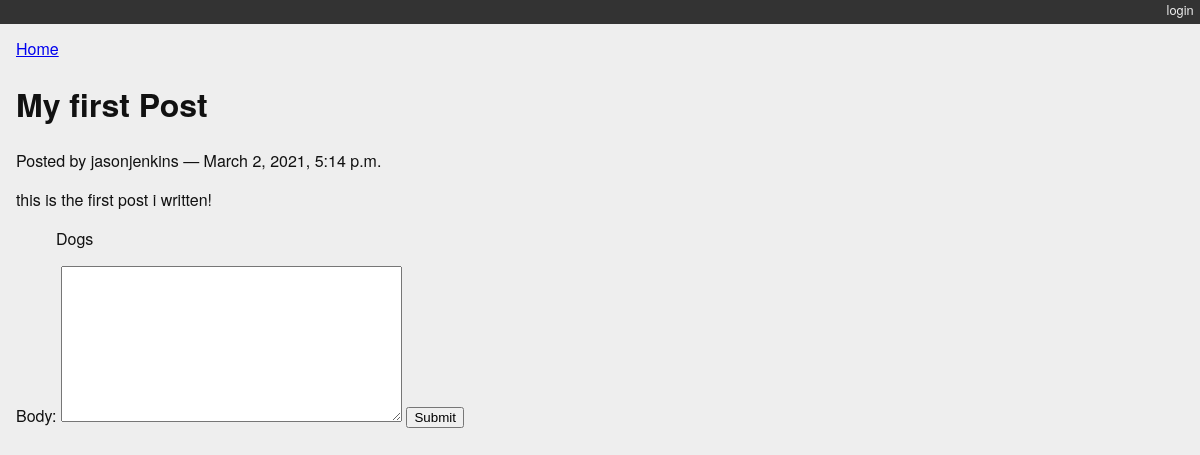
Page /posts/1/ on the earlier database version.
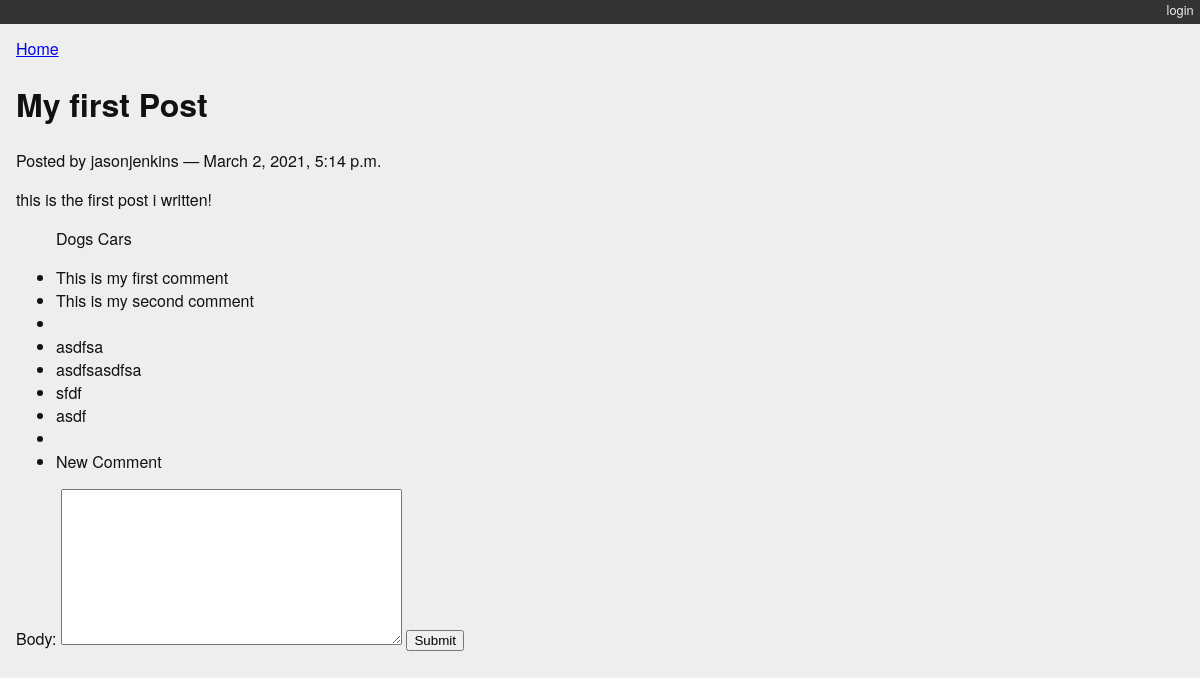
Same page on the later database version.
### blogging/models.py (models this page shows)
class Post(models.Model):
    title = models.CharField(max_length=128)
    text = models.TextField(blank=True)
    author = models.ForeignKey(User, on_delete=models.CASCADE)
    created_date = models.DateTimeField(auto_now_add=True)
    modified_date = models.DateTimeField(auto_now=True)
    published_date = models.DateTimeField(blank=True, null=True)
    def __str__(self):
        return self.title

class Category(models.Model):
    name = models.CharField(max_length=128)
    description = models.TextField(blank=True)
    post = models.ManyToManyField(Post, blank=True, related_name='categories')
    def __str__(self):
        return self.name
    class Meta:
        verbose_name_plural = 'Categories'

class Comment(models.Model):
    post = models.ForeignKey(Post, on_delete=models.CASCADE, related_name='comments', null=True)
    body = models.TextField(blank=True)
    created_on = models.DateTimeField(auto_now_add=True, null=True)
    class Meta:
        ordering = ['created_on']
    def __str__(self):
        return self.body

### blogging/views.py (the view, shortened to what this page needs)
# urls.py: path('posts/<int:post_id>/', detail_view, name="blog_detail"),
def detail_view(request, post_id):
    published = Post.objects.exclude(published_date__exact=None)
    new_comment = None
    try:
        post = published.get(pk=post_id)
        comments = post.comments
        comment_form = MyCommentForm(data=request.POST)
    except Post.DoesNotExist:
        raise Http404
    context = {'post': post,
                'comments': comments,
                'new_comment': new_comment,
                'comment_form': comment_form}
    return render(request, 'blogging/detail.html', context)

### blogging/modelform/forms.py
class MyCommentForm(ModelForm):
    class Meta:
        model = Comment
        fields = ('body', )

### blogging/templates/blogging/detail.html (shortened to what this page needs)
{% extends "base.html" %}
{% block content %}
<a class="backlink" href="/">Home</a>
<h1>{{ post }}</h1>
<p class="byline">
  Posted by {{ post.author.username }} &mdash; {{ post.published_date }}
</p>
<div class="post-body">
  {{ post.text }}
</div>
<ul class="categories">
  {% for category in post.categories.all %}
    <li>{{ category }}</li>
  {% endfor %}
</ul>
<ul class="comment">
  {% for comment in post.comments.all %}
    <li>{{ comment }}</li>
  {% endfor %}
</ul>
<form method="post" >
    {{comment_form}}
    <button type="submit" class="btn btn-primary  btn-lg">Submit</button>
</form>
{% endblock %}

### mysite/templates/base.html (shortened to what this page needs)
{% load staticfiles %}
<!DOCTYPE html>
<html>
  <head>
    <link type="text/css" rel="stylesheet" href="{% static 'django_blog.css' %}">
  </head>
  <body>
    <div id="header">
      <ul id="control-bar">
        {% if user.is_authenticated %}
          {% if user.is_staff %}<li><a href="{% url 'admin:index' %}">admin</a></li>{% endif %}
            <li><a href="{% url 'logout' %}">logout</a></li>
          {% else %}
            <li><a href="{% url 'login' %}">login</a></li>
        {% endif %}
      </ul>
  </div>
  <div id="container">
      <div id="content">
      {% block content %}{% endblock %}
      </div>
    </div>
  </body>
</html>

### blogging/static/django_blog.css (style rules this page uses)
body { background-color: #eee; color: #111; font-family: "HelveticaNeue-Light", "Helvetica Neue Light", "Helvetica Neue", Helvetica, Arial, "Lucida Grande", sans-serif; margin:0; padding:0; }
#container { margin:0; padding:0; margin-top: 0px; }
#header { background-color: #333; border-botton: 1px solid #111; margin:0; padding:0; }
#control-bar { margin: 0em 0em 1em; list-style: none; list-style-type: none; text-align: right; color: #eee; font-size: 80%; padding-bottom: 0.4em; }
#control-bar li { display: inline-block; }
#control-bar li a { color: #eee; padding: 0.5em; text-decoration: none; }
#content { margin: 0em 1em 1em; }
ul.categories { list-style: none; list-style-type: none; }
ul.categories li { display: inline; }

Differences in the rows shown:
now on this page (row unchanged): Category: name "Cars"
added Comment: body "This is my first comment"
added Comment: body "This is my second comment"
added Comment: body "asdfsa"
added Comment: body "asdfsasdfsa"
added Comment: body "sfdf"
added Comment: body "asdf"
added Comment: body "New Comment"
